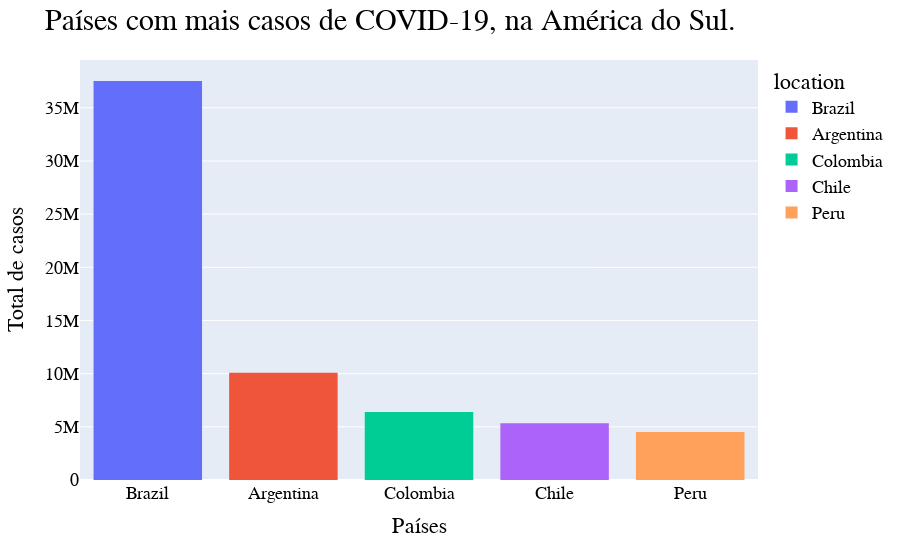

The notebook cell this image was saved under:
### Code cell
fig_6 = px.histogram(x, x='location', y='casos_america', color='location')
fig_6.update_layout(
    title="Países com mais casos de COVID-19, na América do Sul.",
    xaxis_title = "Países",
    yaxis_title = "Total de casos",
    font = {'color': 'Black', 'size':18, 'family':'Courier New'},
    title_font = {'size':30}
)
fig_6.show()

### Figure 1 — Plotly figure (JSON) as saved in the notebook; plotly's stock layout.template omitted (floating-point values rounded to 4 significant figures)
{"data": [{"alignmentgroup": "True", "bingroup": "x", "histfunc": "sum", "hovertemplate": "location=%{x}<br>sum of casos_america=%{y}<extra></extra>", "legendgroup": "Brazil", "marker": {"color": "#636efa", "pattern": {"shape": ""}}, "name": "Brazil", "offsetgroup": "Brazil", "orientation": "v", "showlegend": true, "type": "histogram", "x": ["Brazil"], "xaxis": "x", "y": [37519960], "yaxis": "y"}, {"alignmentgroup": "True", "bingroup": "x", "histfunc": "sum", "hovertemplate": "location=%{x}<br>sum of casos_america=%{y}<extra></extra>", "legendgroup": "Argentina", "marker": {"color": "#EF553B", "pattern": {"shape": ""}}, "name": "Argentina", "offsetgroup": "Argentina", "orientation": "v", "showlegend": true, "type": "histogram", "x": ["Argentina"], "xaxis": "x", "y": [10095225], "yaxis": "y"}, {"alignmentgroup": "True", "bingroup": "x", "histfunc": "sum", "hovertemplate": "location=%{x}<br>sum of casos_america=%{y}<extra></extra>", "legendgroup": "Colombia", "marker": {"color": "#00cc96", "pattern": {"shape": ""}}, "name": "Colombia", "offsetgroup": "Colombia", "orientation": "v", "showlegend": true, "type": "histogram", "x": ["Colombia"], "xaxis": "x", "y": [6384097], "yaxis": "y"}, {"alignmentgroup": "True", "bingroup": "x", "histfunc": "sum", "hovertemplate": "location=%{x}<br>sum of casos_america=%{y}<extra></extra>", "legendgroup": "Chile", "marker": {"color": "#ab63fa", "pattern": {"shape": ""}}, "name": "Chile", "offsetgroup": "Chile", "orientation": "v", "showlegend": true, "type": "histogram", "x": ["Chile"], "xaxis": "x", "y": [5343520], "yaxis": "y"}, {"alignmentgroup": "True", "bingroup": "x", "histfunc": "sum", "hovertemplate": "location=%{x}<br>sum of casos_america=%{y}<extra></extra>", "legendgroup": "Peru", "marker": {"color": "#FFA15A", "pattern": {"shape": ""}}, "name": "Peru", "offsetgroup": "Peru", "orientation": "v", "showlegend": true, "type": "histogram", "x": ["Peru"], "xaxis": "x", "y": [4524748], "yaxis": "y"}], "layout": {"barmode": "relative", "font": {"color": "Black", "family": "Courier New", "size": 18}, "legend": {"title": {"text": "location"}, "tracegroupgap": 0}, "margin": {"t": 60}, "title": {"font": {"size": 30}, "text": "Países com mais casos de COVID-19, na América do Sul."}, "xaxis": {"anchor": "y", "categoryarray": ["Brazil", "Argentina", "Colombia", "Chile", "Peru"], "categoryorder": "array", "domain": [0, 1], "title": {"text": "Países"}}, "yaxis": {"anchor": "x", "domain": [0, 1], "title": {"text": "Total de casos"}}}}
